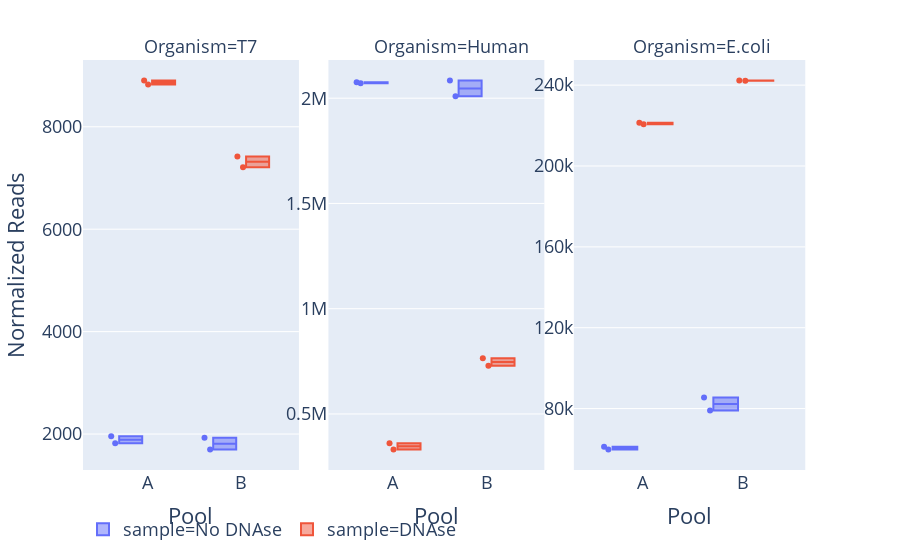

Notebook cell for this chart:
### Code cell
melt = pd.melt(
    merged[merged['sample'].isin(['No DNAse', 'DNAse'])],
    value_vars=['t7_normalized_reads', 'Human', 'ecoli_normalized_reads'],
    id_vars=['Accession', 'sample', 'Pool'],
    value_name='Normalized Reads',
    var_name='Organism'
)
melt = melt.replace({
    't7_normalized_reads': 'T7',
    'ecoli_normalized_reads': 'E.coli'
})
melt['Pool'] = melt['Pool'].replace({3: 'A', 4: 'B'})
fig = px.box(melt, facet_col='Organism', x='Pool', y='Normalized Reads', color='sample', points='all', hover_data=['Accession'],
             labels={3: 'A', 4: 'B'})
fig.update_layout(height=700, font=dict(size=18), legend_orientation='h')
fig.layout.yaxis1.update(matches=None, tick0=2e3, dtick=2e3)
fig.layout.yaxis2.update(matches=None, showticklabels=True, tick0=5e5, dtick=0.5e6)
fig.layout.yaxis3.update(matches=None, showticklabels=True, tick0=80e3, dtick=40e3)
fig.layout.xaxis.update(domain=[0, 0.293])
fig.layout.xaxis2.update(domain=[0.333, 0.626])
fig.layout.xaxis3.update(domain=[0.666, 0.98])
fig.show()

### Figure 1 — Plotly figure (JSON) as saved in the notebook; plotly's stock layout.template omitted (floating-point values rounded to 4 significant figures)
{"data": [{"alignmentgroup": "True", "boxpoints": "all", "customdata": [["IDBD-D100970"], ["IDBD-D100971"], ["IDBD-D100972"], ["IDBD-D100973"]], "hoverlabel": {"namelength": 0}, "hovertemplate": "sample=No DNAse<br>Organism=T7<br>Pool=%{x}<br>Normalized Reads=%{y}<br>Accession=%{customdata[0]}", "legendgroup": "sample=No DNAse", "marker": {"color": "#636efa"}, "name": "sample=No DNAse", "notched": false, "offsetgroup": "sample=No DNAse", "orientation": "v", "showlegend": true, "type": "box", "x": ["A", "A", "B", "B"], "x0": " ", "xaxis": "x", "y": [1958.0, 1822.0, 1927.0, 1698.0], "y0": " ", "yaxis": "y"}, {"alignmentgroup": "True", "boxpoints": "all", "customdata": [["IDBD-D100970"], ["IDBD-D100971"], ["IDBD-D100972"], ["IDBD-D100973"]], "hoverlabel": {"namelength": 0}, "hovertemplate": "sample=No DNAse<br>Organism=Human<br>Pool=%{x}<br>Normalized Reads=%{y}<br>Accession=%{customdata[0]}", "legendgroup": "sample=No DNAse", "marker": {"color": "#636efa"}, "name": "sample=No DNAse", "notched": false, "offsetgroup": "sample=No DNAse", "orientation": "v", "showlegend": false, "type": "box", "x": ["A", "A", "B", "B"], "x0": " ", "xaxis": "x2", "y": [2071000.0, 2076000.0, 2009000.0, 2084000.0], "y0": " ", "yaxis": "y2"}, {"alignmentgroup": "True", "boxpoints": "all", "customdata": [["IDBD-D100970"], ["IDBD-D100971"], ["IDBD-D100972"], ["IDBD-D100973"]], "hoverlabel": {"namelength": 0}, "hovertemplate": "sample=No DNAse<br>Organism=E.coli<br>Pool=%{x}<br>Normalized Reads=%{y}<br>Accession=%{customdata[0]}", "legendgroup": "sample=No DNAse", "marker": {"color": "#636efa"}, "name": "sample=No DNAse", "notched": false, "offsetgroup": "sample=No DNAse", "orientation": "v", "showlegend": false, "type": "box", "x": ["A", "A", "B", "B"], "x0": " ", "xaxis": "x3", "y": [61060.0, 59750.0, 85500.0, 79060.0], "y0": " ", "yaxis": "y3"}, {"alignmentgroup": "True", "boxpoints": "all", "customdata": [["IDBD-D100974"], ["IDBD-D100975"], ["IDBD-D100976"], ["IDBD-D100977"]], "hoverlabel": {"namelength": 0}, "hovertemplate": "sample=DNAse<br>Organism=T7<br>Pool=%{x}<br>Normalized Reads=%{y}<br>Accession=%{customdata[0]}", "legendgroup": "sample=DNAse", "marker": {"color": "#EF553B"}, "name": "sample=DNAse", "notched": false, "offsetgroup": "sample=DNAse", "orientation": "v", "showlegend": true, "type": "box", "x": ["A", "A", "B", "B"], "x0": " ", "xaxis": "x", "y": [8904.0, 8826.0, 7210.0, 7422.0], "y0": " ", "yaxis": "y"}, {"alignmentgroup": "True", "boxpoints": "all", "customdata": [["IDBD-D100974"], ["IDBD-D100975"], ["IDBD-D100976"], ["IDBD-D100977"]], "hoverlabel": {"namelength": 0}, "hovertemplate": "sample=DNAse<br>Organism=Human<br>Pool=%{x}<br>Normalized Reads=%{y}<br>Accession=%{customdata[0]}", "legendgroup": "sample=DNAse", "marker": {"color": "#EF553B"}, "name": "sample=DNAse", "notched": false, "offsetgroup": "sample=DNAse", "orientation": "v", "showlegend": false, "type": "box", "x": ["A", "A", "B", "B"], "x0": " ", "xaxis": "x2", "y": [331100.0, 361200.0, 729200.0, 764600.0], "y0": " ", "yaxis": "y2"}, {"alignmentgroup": "True", "boxpoints": "all", "customdata": [["IDBD-D100974"], ["IDBD-D100975"], ["IDBD-D100976"], ["IDBD-D100977"]], "hoverlabel": {"namelength": 0}, "hovertemplate": "sample=DNAse<br>Organism=E.coli<br>Pool=%{x}<br>Normalized Reads=%{y}<br>Accession=%{customdata[0]}", "legendgroup": "sample=DNAse", "marker": {"color": "#EF553B"}, "name": "sample=DNAse", "notched": false, "offsetgroup": "sample=DNAse", "orientation": "v", "showlegend": false, "type": "box", "x": ["A", "A", "B", "B"], "x0": " ", "xaxis": "x3", "y": [220700.0, 221400.0, 242300.0, 242200.0], "y0": " ", "yaxis": "y3"}], "layout": {"annotations": [{"font": {}, "showarrow": false, "text": "Organism=T7", "x": 0.16, "xanchor": "center", "xref": "paper", "y": 1, "yanchor": "bottom", "yref": "paper"}, {"font": {}, "showarrow": false, "text": "Organism=Human", "x": 0.5, "xanchor": "center", "xref": "paper", "y": 1, "yanchor": "bottom", "yref": "paper"}, {"font": {}, "showarrow": false, "text": "Organism=E.coli", "x": 0.84, "xanchor": "center", "xref": "paper", "y": 1, "yanchor": "bottom", "yref": "paper"}], "autosize": true, "boxmode": "group", "font": {"size": 18}, "legend": {"orientation": "h", "tracegroupgap": 0}, "margin": {"t": 60}, "xaxis": {"anchor": "y", "autorange": true, "domain": [0, 0.293], "range": [-0.6674, 1.614], "title": {"text": "Pool"}, "type": "category"}, "xaxis2": {"anchor": "y2", "autorange": true, "domain": [0.333, 0.626], "matches": "x", "range": [-0.6674, 1.614], "title": {"text": "Pool"}, "type": "category"}, "xaxis3": {"anchor": "y3", "autorange": true, "domain": [0.666, 0.98], "matches": "x", "range": [-0.6674, 1.614], "title": {"text": "Pool"}, "type": "category"}, "yaxis": {"anchor": "x", "autorange": true, "domain": [0, 1], "dtick": 2000, "range": [1298.0, 9304.0], "tick0": 2000, "title": {"text": "Normalized Reads"}, "type": "linear"}, "yaxis2": {"anchor": "x2", "autorange": true, "domain": [0, 1], "dtick": 500000, "range": [233700.0, 2182000.0], "showticklabels": true, "tick0": 500000, "type": "linear"}, "yaxis3": {"anchor": "x3", "autorange": true, "domain": [0, 1], "dtick": 40000, "range": [49610.0, 252400.0], "showticklabels": true, "tick0": 80000, "type": "linear"}}}
